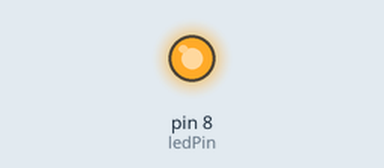
The sketch below on a simulated Arduino Uno, built with avr-gcc and run on an emulated ATmega328P. Parts: output pins drawn as LEDs (lit = HIGH).

Above: at 2.55 s.
At 35.39 s:
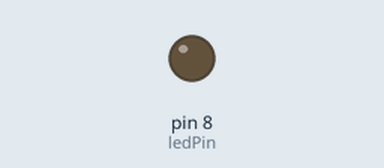
Timing chart, 0 to 40.0 s (numbered marks = the images above):
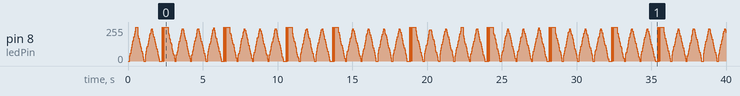

The sketch:

nonPWM.ino
```cpp
const int ledPin = 8;
int brightness = 0;
int fadeAmount = 1;
const int period = 20;
unsigned long prevStep = 0;

void setup() {
  pinMode(ledPin, OUTPUT);
}

void loop() {
  unsigned long now = millis();

  int on = (brightness * period) / 255;
  if ((now % period) < on) {
    digitalWrite(ledPin, HIGH);
  } else {
    digitalWrite(ledPin, LOW);
  }

  if (now - prevStep >= 2) {
    prevStep = now;
    brightness += fadeAmount;

  if (brightness <= 0 || brightness >= 255) {
    fadeAmount = -fadeAmount;
  }
  }
}
```
